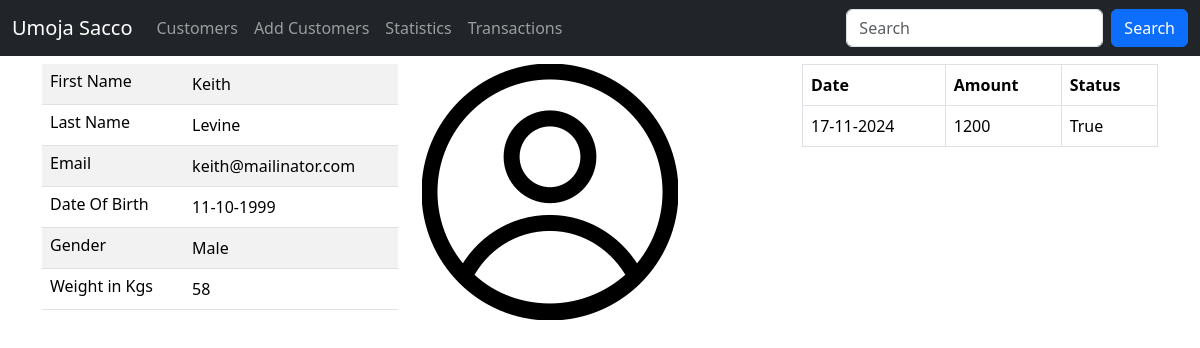
Page /customers/details/103 on the committed database.
### sacco/models.py (models this page shows, shortened)
class Customer(models.Model):
    first_name = models.CharField(max_length=30)
    last_name = models.CharField(max_length=30)
    email = models.EmailField(unique=True)
    dob = models.DateField()
    gender = models.CharField(max_length=10)
    weight = models.PositiveIntegerField(default=0)
    created_at = models.DateTimeField(auto_now_add=True)
    updated_at = models.DateTimeField(auto_now=True)
    class Meta:
        db_table = 'customers'

class Deposit(models.Model):
    amount = models.IntegerField()
    status = models.BooleanField(default=False)
    customer = models.ForeignKey(Customer, on_delete=models.CASCADE)
    created_at = models.DateTimeField(auto_now_add=True)
    updated_at = models.DateTimeField(auto_now=True)
    class Meta:
        db_table = 'deposits'

### sacco/views.py (the view)
# urls.py: path('customers/details/<int:customer_id>', views.customer_details, name='customer_details'),
def customer_details(request, customer_id):
    customer = Customer.objects.get(id=customer_id)
    deposits =Deposit.objects.filter(customer_id=customer_id)
    return render(request, "details.html", {"deposits":deposits, "customer":customer})

### templates/details.html (shortened to what this page needs)
{% extends 'master.html' %}
{% load static %}
{% block content %}
    <div class="container">
    <div class="row mt-2">
        <div class="col-sm-4">
            <table class="table table-striped">
                <tr>
                    <td class="h6">First Name</td>
                    <td>{{ customer.first_name }}</td>
                </tr>
                <tr>
                    <td class="h6">Last Name</td>
                    <td>{{ customer.last_name }}</td>
                </tr>
                <tr>
                    <td class="h6">Email</td>
                    <td>{{ customer.email }}</td>
                </tr>
                <tr>
                    <td class="h6">Date Of Birth</td>
                    <td>{{ customer.dob | date:"d-m-Y" }}</td>
                </tr>
                <tr>
                    <td class="h6">Gender</td>
                    <td>{{ customer.gender }}</td>
                </tr>
                <tr>
                    <td class="h6">Weight in Kgs</td>
                    <td>{{ customer.weight }}</td>
                </tr>
            </table>
        </div>
        <div class="col-sm-4">
            <img src="{% static 'profile.png' %}" alt="">
        </div>
        <div class="col-sm-4">
            <table class="table table-bordered">
                <tr>
                    <th>Date</th>
                    <th>Amount</th>
                    <th>Status</th>
                </tr>
                {% for depo in deposits %}
                    <tr>
                        <td>{{ depo.created_at | date:"d-m-Y" }}</td>
                        <td>{{ depo.amount }}</td>
                        <td>{{ depo.status }}</td>
                    </tr>
                {% endfor %}
            </table>
        </div>
    </div>
    </div>
{% endblock %}

### rows in the picture
Customer: first_name "Keith", last_name "Levine", email "keith@mailinator.com", dob "11-10-1999", gender "Male", weight "58"
Deposit: created_at "17-11-2024", amount "1200", status "True"
